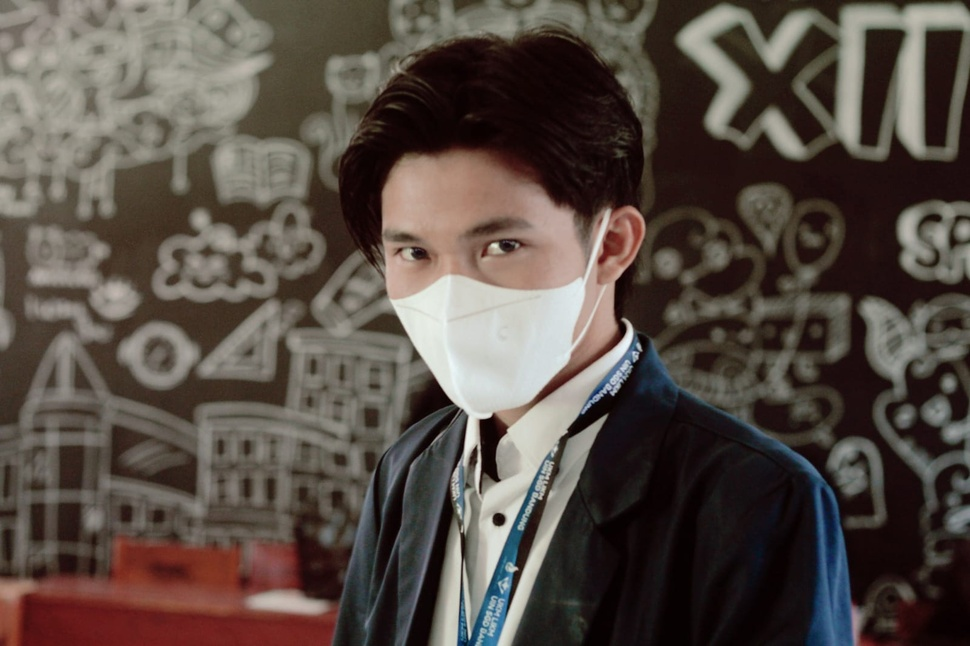
#> input picture ilham.jpg, 970 x 646 px, shrunk from 1599 x 1066 before the run
$ jupyter execute 'Filter Rerata.ipynb'   (shell and % lines are left out)
#> lines starting #> are read from the running program, lines starting #| are printed output that depends on the picture
[cell 1]
import matplotlib.pyplot as plt #grafik

from skimage import data #menggunakan modul data yang disediakan oleh pustaka skimage
from skimage.io import imread #untuk membaca gambar dari file ke dalam bentuk array NumPy
from skimage.color import rgb2gray #untuk mengimpor fungsi rgb2gray dari modul color dalam pustaka skimage (scikit-image)
import numpy as np #data dalam bentuk array
import cv2 #mengimpor gambar

[cell 2]
citra1 = imread(fname="ilham.jpg") #membaca gambar
#> citra1 is the input picture: shape (646, 970, 3); mean R, G, B 87.1, 76.7, 69.8
citra1 = cv2.cvtColor(citra1,cv2.COLOR_RGB2GRAY) #untuk mengubah citra citra1 dari skala warna RGB menjadi skala abu-abu (grayscale)
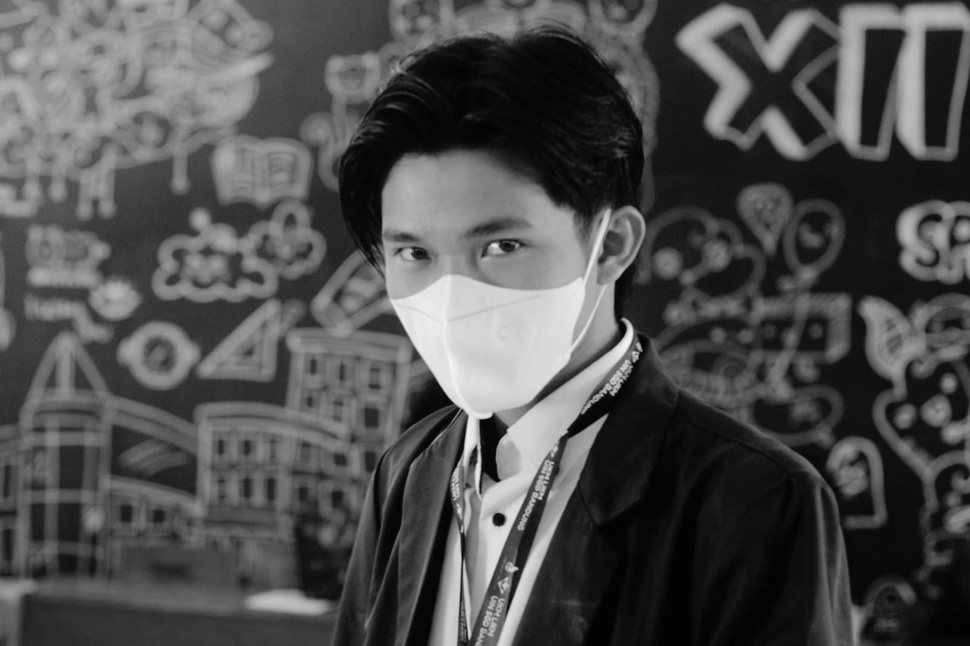
#> citra1: shape (646, 970); min 1, max 244, mean 79.1
citra2 = imread(fname="ramadhan.jpg")
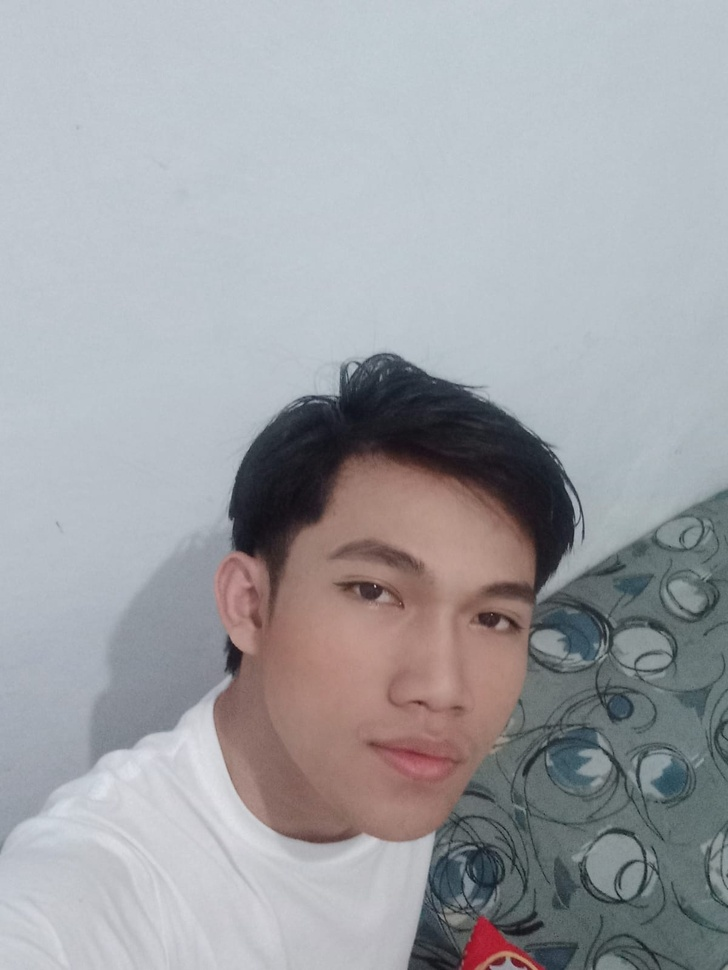
#> input picture ramadhan.jpg, 728 x 970 px, shrunk from 1200 x 1599 before the run
#> citra2 is the input picture: shape (970, 728, 3); mean R, G, B 160, 161.4, 165.7
citra2 = cv2.cvtColor(citra2,cv2.COLOR_RGB2GRAY)
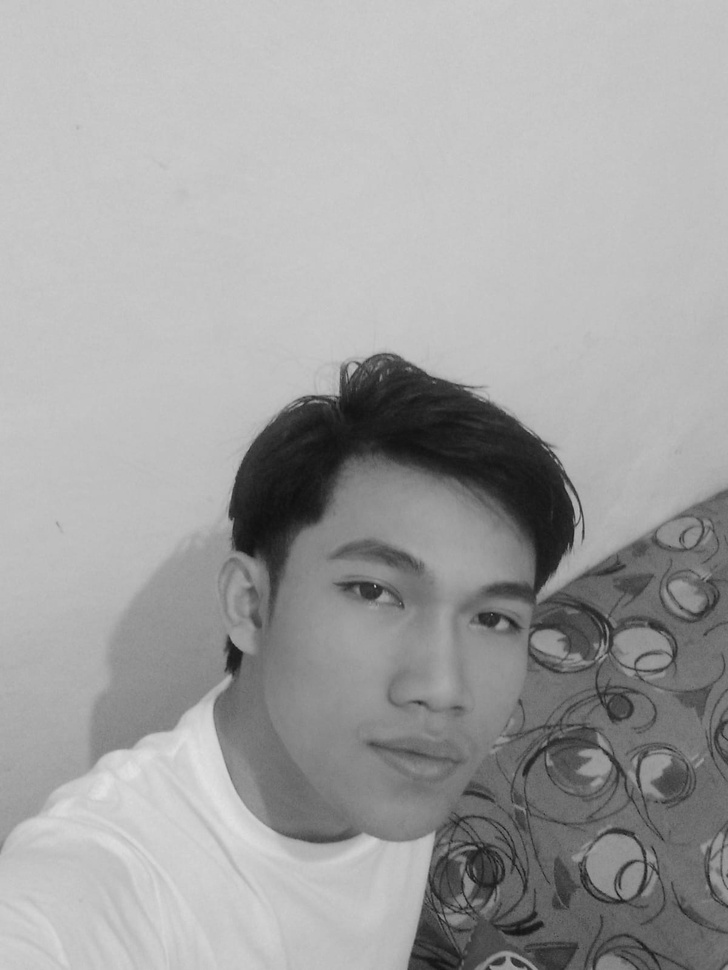
#> citra2: shape (970, 728); min 14, max 226, mean 161.5

#untuk mencetak (menampilkan) informasi tentang dimensi (jumlah baris dan kolom) citra
print('Shape citra 1 : ', citra1.shape)
#| Shape citra 1 :  (646, 970)
print('Shape citra 2 : ', citra2.shape)
#| Shape citra 2 :  (970, 728)

fig, axes = plt.subplots(1, 2, figsize=(10, 10)) #untuk membuat objek gambar (figure) dan objek sumbu (axes) dalam bentuk grid dengan 1 baris dan 2 kolom, dengan ukuran (dimensi) gambar sebesar 10x10 inci.
ax = axes.ravel() #untuk meratakan (flatten) objek array

ax[0].imshow(citra1, cmap = 'gray') #Citra ditampilkan dalam skala abu-abu (grayscale)
ax[0].set_title("Citra 1") # judul
ax[1].imshow(citra2, cmap = 'gray') #Citra ditampilkan dalam skala abu-abu (grayscale)
ax[1].set_title("Citra 2") #judul
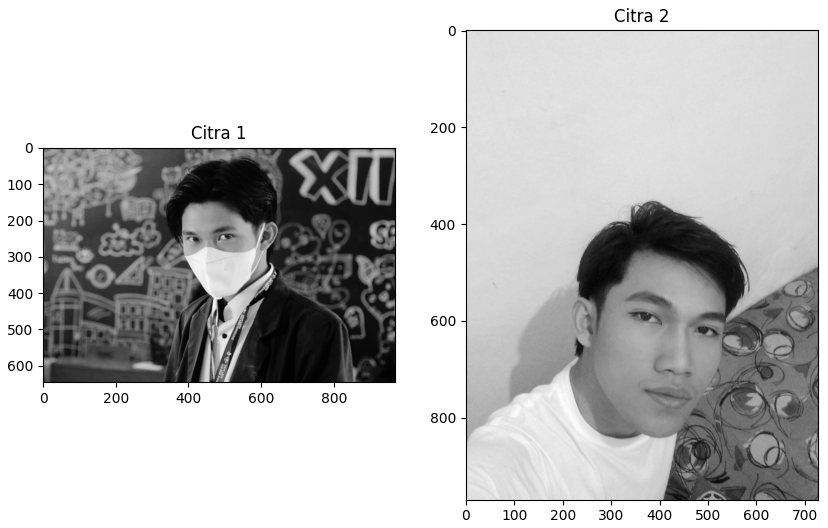
#> figure drawn by matplotlib, 2 panels

[cell 3]
#untuk membuat salinan citra
copyCitra1 = citra1.copy().astype(float)
copyCitra2 = citra2.copy().astype(float)

m1,n1 = copyCitra1.shape #untuk mengambil dimensi (jumlah baris dan kolom) dari citra dan menyimpannya dalam variabel m1 dan n1
#> m1 = 646; n1 = 970
output1 = np.empty([m1, n1]) #untuk membuat array kosong dengan dimensi [m1, n1] menggunakan fungsi empty() dari modul NumPy

m2,n2 = copyCitra2.shape #untuk mengambil dimensi (jumlah baris dan kolom) dari citra
#> m2 = 970; n2 = 728
output2 = np.empty([m2, n2]) #untuk membuat array kosong dengan dimensi [m1, n1] menggunakan fungsi empty() dari modul NumPy
print('Shape copy citra 1 : ', copyCitra1.shape) #untuk mencetak (menampilkan) informasi tentang dimensi (jumlah baris dan kolom) dari citra salinan
#| Shape copy citra 1 :  (646, 970)
print('Shape output citra 1 : ', output1.shape)
#| Shape output citra 1 :  (646, 970)

# untuk mencetak (menampilkan) nilai dari variabel
print('m1 : ',m1)
#| m1 :  646
print('n1 : ',n1)
#| n1 :  970
print()

print('Shape copy citra 2 : ', copyCitra2.shape) #untuk mencetak (menampilkan) informasi tentang dimensi (jumlah baris dan kolom) dari citra salinan
#| Shape copy citra 2 :  (970, 728)
print('Shape output citra 3 : ', output2.shape)
#| Shape output citra 3 :  (970, 728)
# untuk mencetak (menampilkan) nilai dari variabel
print('m2 : ',m2)
#| m2 :  970
print('n2 : ',n2)
#| n2 :  728
print()

[cell 4]
for baris in range(0, m1-1): # untuk melakukan iterasi (perulangan) pada range nilai dari 0 hingga m1-1, di mana m1 adalah jumlah baris citra
    for kolom in range(0, n1-1): # untuk melakukan iterasi (perulangan) pada range nilai dari 0 hingga m1-1, di mana m1 adalah jumlah kolom citra
        a1 = baris
        b1 = kolom
        jumlah = copyCitra1[a1-1, b1-1] + copyCitra1[a1-1, b1] + copyCitra1[a1-1, b1-1] + \
                 copyCitra1[a1, b1-1] + copyCitra1[a1, b1] + copyCitra1[a1, b1+1] + \
                 copyCitra1[a1+1, b1-1] + copyCitra1[a1+1, b1] + copyCitra1[a1+1, b1+1];
        output1[a1, b1] = (1/9 * jumlah)

[cell 5]
for baris1 in range(0, m2-1): # untuk melakukan iterasi (perulangan) pada range nilai dari 0 hingga m1-1, di mana m1 adalah jumlah baris citra
    for kolom1 in range(0, n2-1):  #untuk melakukan iterasi (perulangan) pada range nilai dari 0 hingga m1-1, di mana m1 adalah jumlah kolom citra
        a1 = baris1
        b1 = kolom1
        jumlah = copyCitra2[a1-1, b1-1] + copyCitra2[a1-1, b1] + copyCitra2[a1-1, b1-1] + \
                 copyCitra2[a1, b1-1] + copyCitra2[a1, b1] + copyCitra2[a1, b1+1] + \
                 copyCitra2[a1+1, b1-1] + copyCitra2[a1+1, b1] + copyCitra2[a1+1, b1+1];
        output2[a1, b1] = (1/9 * jumlah)

[cell 6]
fig, axes = plt.subplots(2, 2, figsize=(10, 10)) #n untuk membuat objek gambar (figure) dan objek sumbu (axes) dalam bentuk grid dengan 2 baris dan 2 kolom, dengan ukuran (dimensi) gambar sebesar 10x10 inci
ax = axes.ravel() #untuk meratakan (flatten) objek array

ax[0].imshow(citra1, cmap = 'gray') #untuk menampilkan citra citra1 pada sumbu (axis) dengan indeks 0 dari objek axes
ax[0].set_title("Input Citra 1")#judul

ax[1].imshow(citra2, cmap = 'gray')
ax[1].set_title("Input Citra 1")

ax[2].imshow(output1, cmap = 'gray')
ax[2].set_title("Output Citra 1")

ax[3].imshow(output2, cmap = 'gray')
ax[3].set_title("Output Citra 2")
